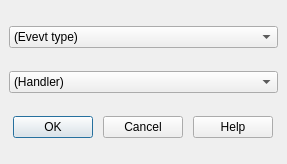
<ui version="4.0" >
 <class>idd_attachhandler</class>
 <widget class="QDialog" name="idd_attachhandler" >
  <property name="windowModality" >
   <enum>Qt::NonModal</enum>
  </property>
  <property name="geometry" >
   <rect>
    <x>0</x>
    <y>0</y>
    <width>287</width>
    <height>164</height>
   </rect>
  </property>
  <property name="windowTitle" >
   <string>Handler</string>
  </property>
  <layout class="QVBoxLayout" >
   <property name="margin" >
    <number>9</number>
   </property>
   <property name="spacing" >
    <number>6</number>
   </property>
   <item>
    <widget class="QComboBox" name="EventType" >
     <item>
      <property name="text" >
       <string>(Evevt type)</string>
      </property>
     </item>
    </widget>
   </item>
   <item>
    <widget class="QComboBox" name="HandlerList" >
     <item>
      <property name="text" >
       <string>(Handler)</string>
      </property>
     </item>
    </widget>
   </item>
   <item>
    <layout class="QHBoxLayout" >
     <property name="margin" >
      <number>0</number>
     </property>
     <property name="spacing" >
      <number>6</number>
     </property>
     <item>
      <widget class="QPushButton" name="ID_OK" >
       <property name="sizePolicy" >
        <sizepolicy>
         <hsizetype>0</hsizetype>
         <vsizetype>0</vsizetype>
         <horstretch>0</horstretch>
         <verstretch>0</verstretch>
        </sizepolicy>
       </property>
       <property name="minimumSize" >
        <size>
         <width>1</width>
         <height>0</height>
        </size>
       </property>
       <property name="focusPolicy" >
        <enum>Qt::NoFocus</enum>
       </property>
       <property name="text" >
        <string>OK</string>
       </property>
       <property name="default" >
        <bool>true</bool>
       </property>
      </widget>
     </item>
     <item>
      <widget class="QPushButton" name="ID_CANCEL" >
       <property name="sizePolicy" >
        <sizepolicy>
         <hsizetype>0</hsizetype>
         <vsizetype>0</vsizetype>
         <horstretch>0</horstretch>
         <verstretch>0</verstretch>
        </sizepolicy>
       </property>
       <property name="minimumSize" >
        <size>
         <width>1</width>
         <height>0</height>
        </size>
       </property>
       <property name="focusPolicy" >
        <enum>Qt::NoFocus</enum>
       </property>
       <property name="text" >
        <string>Cancel</string>
       </property>
      </widget>
     </item>
     <item>
      <widget class="QPushButton" name="ID_HELP" >
       <property name="sizePolicy" >
        <sizepolicy>
         <hsizetype>0</hsizetype>
         <vsizetype>0</vsizetype>
         <horstretch>0</horstretch>
         <verstretch>0</verstretch>
        </sizepolicy>
       </property>
       <property name="minimumSize" >
        <size>
         <width>1</width>
         <height>0</height>
        </size>
       </property>
       <property name="focusPolicy" >
        <enum>Qt::NoFocus</enum>
       </property>
       <property name="text" >
        <string>Help</string>
       </property>
      </widget>
     </item>
    </layout>
   </item>
  </layout>
 </widget>
 <resources/>
 <connections/>
</ui>
